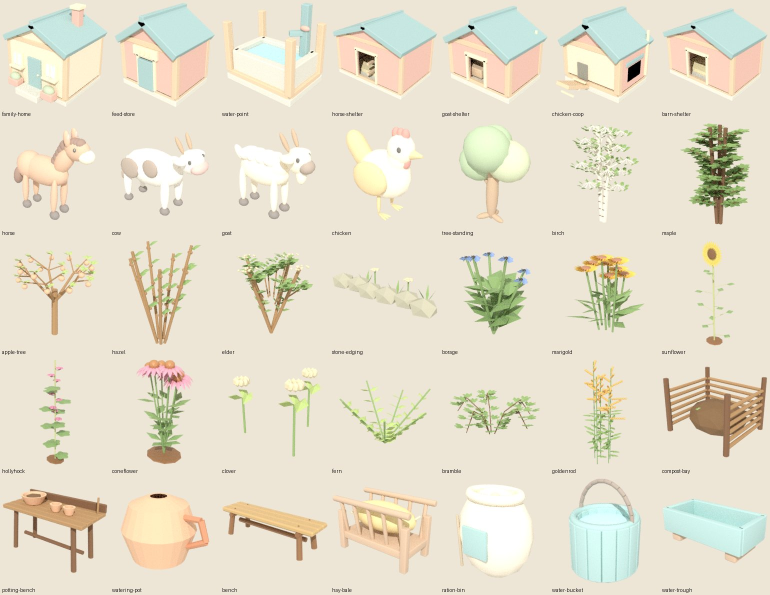
#> input picture tools/ranch-rebuild/current/sheet.jpg, 1540 x 1190 px, given in place of sheet.png, which was not available (shown at 1/2 size)
$ python make_views.py
#> lines starting #> are read from the running program, lines starting #| are printed output that depends on the picture; after the words box and inside, x2 and y2 are one past the last pixel; in counts of white or black regions, pixels touching at a corner belong together; pictures that were not available may be replaced by others from this repository, and a replacement may not be noted
"""Cuts the kitchen-garden concept sheet into one target per piece and keys each silhouette.
usage: python make_views.py      (reads views/sheet.png, the 2912x1632 Midjourney sheet from mj/kitchen-garden/sheet.png)
writes views/<piece>.png (the crop) and views/<piece>_mask.png (the keyed silhouette, cast shadows removed).
Boxes are in sheet pixels. The sheet's backdrop is a flat cream; the cast shadows are the cream darkened towards olive,
so every pixel near the segment shadow -> backdrop colour is dropped (TOL 0.075 in RGB)."""
import os, numpy as np
from PIL import Image, ImageDraw
from scipy import ndimage
HERE = os.path.dirname(os.path.abspath(__file__))
K = 1.456
BOXES = {  # piece: (x0, y0, x1, y1) in the 2000 px preview, scaled by K to sheet pixels
    'bed': (70, 575, 792, 975), 'stake': (782, 185, 892, 790), 'watering-can': (832, 595, 1072, 820),
    'crop-sprout': (1092, 665, 1192, 790), 'crop-growing': (1203, 450, 1390, 795), 'crop-ripe': (1393, 295, 1610, 805),
    'crop-thirsty': (1620, 290, 1850, 810),
}


SHADOW = np.array([176, 158, 108]) / 255   # the sheet's cast shadow (olive-darkened cream)

CAN_GROUND = [(832, 595), (1072, 595), (1072, 790), (1048, 812), (930, 806), (832, 752)]


def key(a, bg, largest=False, fill=0.004, plain_above=0):
    # backdrop and cast shadow both lie on the segment shadow -> backdrop (soft shadow edges blend along it):
    # anything farther than TOL from that segment is the object
    v = bg - SHADOW; t = np.clip(((a - SHADOW) @ v) / (v @ v), -0.15, 1.0)
    d = np.linalg.norm(a - (SHADOW + t[..., None] * v), axis=-1)
    m = d > 0.075
    if plain_above:   # the can's pale grey faces sit near that segment: key it on plain distance from the backdrop,
        # above its ground line (CAN_GROUND, sheet px of the 2000 px preview), below which the cast shadow lies
        x0, y0 = BOXES['watering-can'][:2]
        poly = Image.new('L', (a.shape[1], a.shape[0]), 0)
        ImageDraw.Draw(poly).polygon([((x - x0) * K, (y - y0) * K) for x, y in CAN_GROUND], fill=255)
        m = (np.linalg.norm(a - bg, axis=-1) > 0.06) & (np.asarray(poly) > 0)
    m = ndimage.binary_opening(m, iterations=1)
    lab, k = ndimage.label(ndimage.binary_closing(m, iterations=6) if largest else m)
    if k:
        s = ndimage.sum(m, lab, range(1, k + 1)); m &= np.isin(lab, np.where(s >= (s.max() if largest else 0.03 * s.max()))[0] + 1)
    holes = ndimage.binary_fill_holes(m) & ~m; hl, hk = ndimage.label(holes)
    if hk:
        hs = ndimage.sum(holes, hl, range(1, hk + 1)); m |= np.isin(hl, np.where(hs < fill * m.size)[0] + 1)
    return m


def main():
    sheet = np.asarray(Image.open(os.path.join(HERE, 'views', 'sheet.png')).convert('RGB')).astype(float) / 255
    bg = np.median(sheet[:40].reshape(-1, 3), 0)
#> bg = [0.929, 0.902, 0.839]
    for name, b in BOXES.items():
        x0, y0, x1, y1 = [int(round(v * K)) for v in b]
        a = sheet[y0:y1, x0:x1]
        m = key(a, bg, largest=name in ('stake', 'watering-can'), fill=0.0004 if name == 'watering-can' else 0.004, plain_above=int(125 * K) if name == 'watering-can' else 0)
        Image.fromarray((a * 255).astype(np.uint8)).save(os.path.join(HERE, 'views', f'{name}.png'))
        Image.fromarray((m * 255).astype(np.uint8)).save(os.path.join(HERE, 'views', f'{name}_mask.png'))
#> this loop made 4 passes
#> (k in key, hk in key) on passes 1, 4: (58, 113), (0, 0)
#> (k in key, s in key, hk in key) on pass 2: (11, [2953, 5, 8341, 10, 58, 4533, 164, 5, 8, 5, 17639], 0)
#> pass 1, in main, `a = sheet[y0:y1, x0:x1]`:
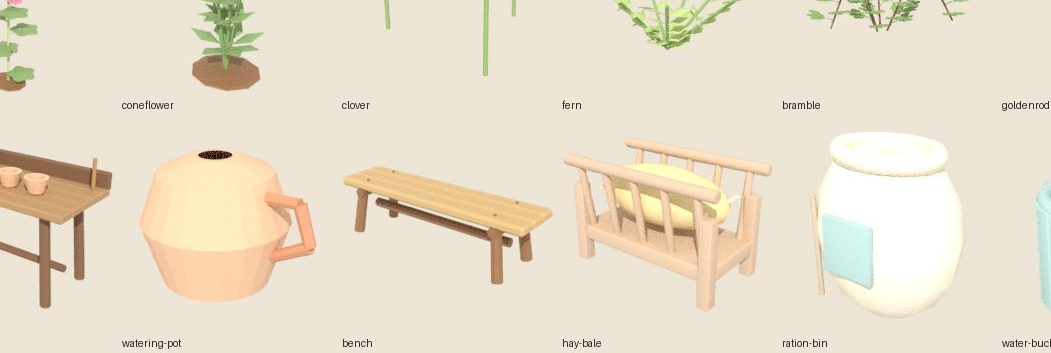
#> a: shape (353, 1051, 3) float64; mean R, G, B 0.916, 0.877, 0.798
#> pass 1, in key, `t = np.clip((a - SHADOW) @ v / (v @ v), -0.15, 1.0)`:
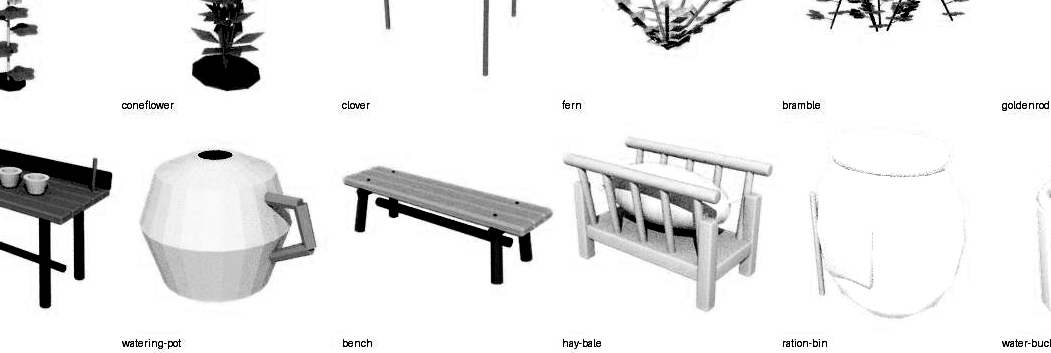
#> t: shape (353, 1051) float64; min -0.15, max 1, mean 0.903; drawn with min black and max white
#> pass 1, in key, `d = np.linalg.norm(a - (SHADOW + t[..., None] * v), axis=-1)`:
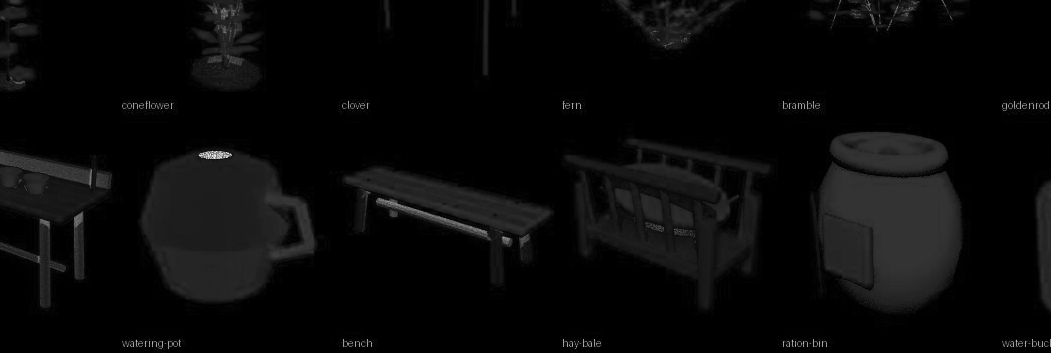
#> d: shape (353, 1051) float64; min 0, max 0.899, mean 0.0357
#> pass 1, in key, `m = d > 0.075`:
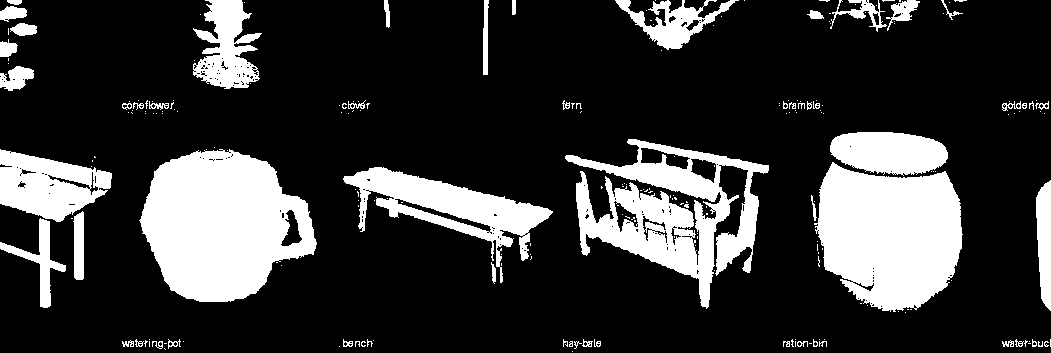
#> m: shape (353, 1051) bool; 21.6% white; 227 white regions (171 under 20 px), largest, box (x1, y1, x2, y2) and area: (139, 149, 317, 302) 18976, (814, 162, 963, 312) 16655, (565, 139, 769, 309) 13756
    print('views written')


if __name__ == '__main__':
#> (the run stopped early here; a loop or call above may not have finished)
